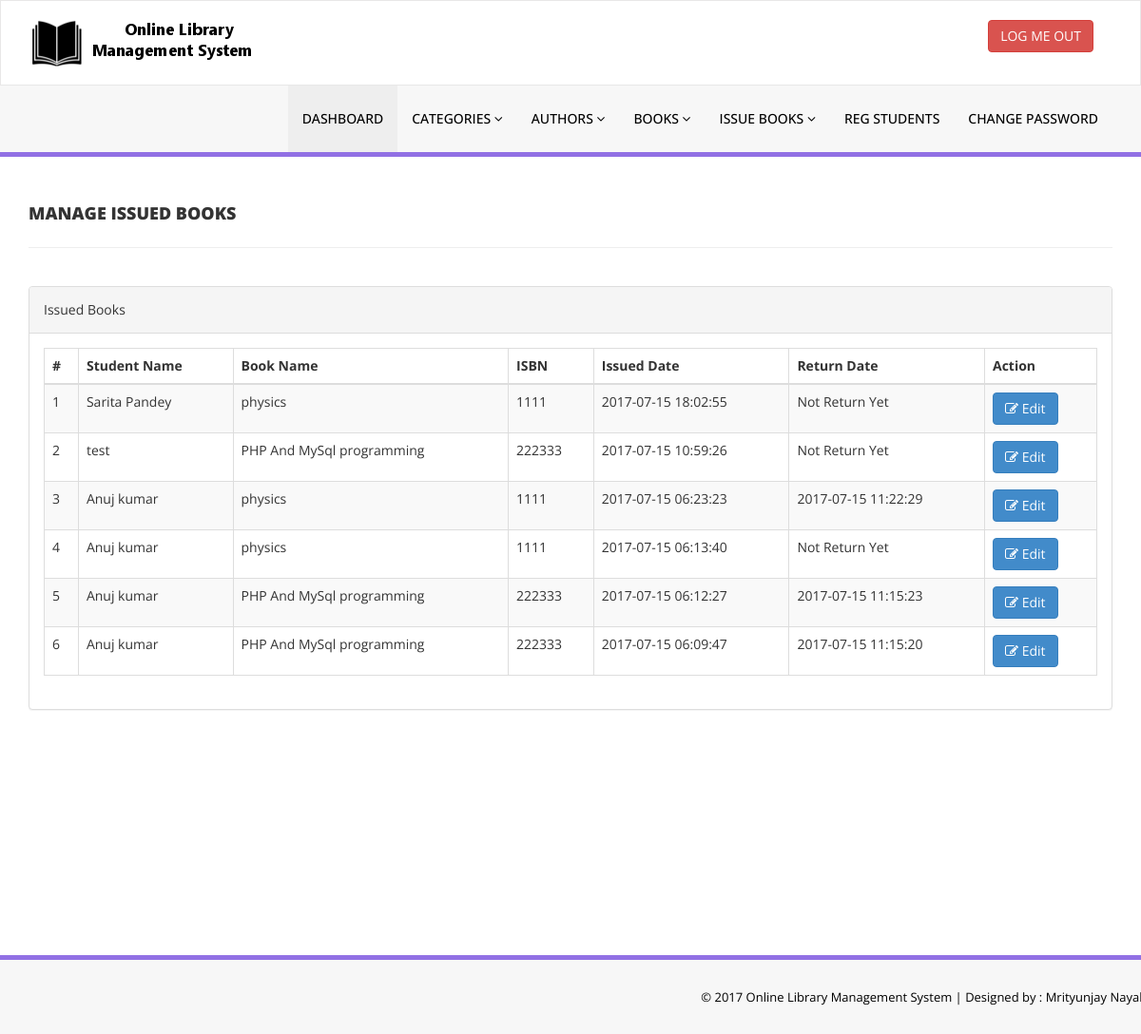
/library/admin/manage-issued-books.php (signed in), run on an earlier commit of the app's database.
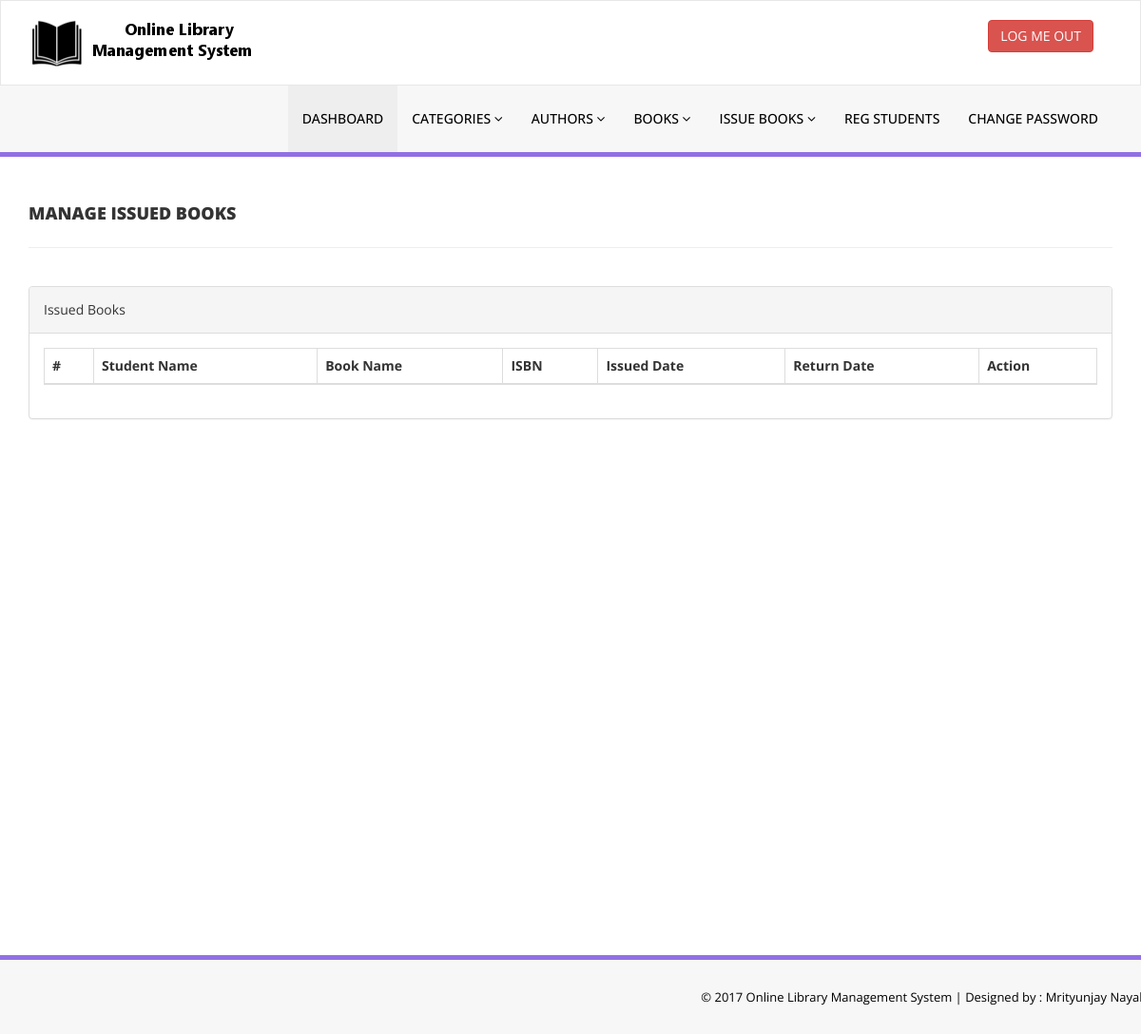
And on a later commit of the database.
### tables this page shows
CREATE TABLE `tblissuedbookdetails` (
  `id` int(11) NOT NULL,
  `BookId` int(11) DEFAULT NULL,
  `StudentID` varchar(150) DEFAULT NULL,
  `IssuesDate` timestamp NULL DEFAULT current_timestamp(),
  `ReturnDate` timestamp NULL DEFAULT NULL ON UPDATE current_timestamp(),
  `RetrunStatus` int(1) DEFAULT NULL,
  `fine` int(11) DEFAULT NULL
);

CREATE TABLE `tblstudents` (
  `id` int(11) NOT NULL,
  `StudentId` varchar(100) DEFAULT NULL,
  `FullName` varchar(120) DEFAULT NULL,
  `EmailId` varchar(120) DEFAULT NULL,
  `MobileNumber` char(11) DEFAULT NULL,
  `Password` varchar(120) DEFAULT NULL,
  `Status` int(1) DEFAULT NULL,
  `RegDate` timestamp NULL DEFAULT current_timestamp(),
  `UpdationDate` timestamp NULL DEFAULT NULL ON UPDATE current_timestamp()
);

CREATE TABLE `tblbooks` (
  `id` int(11) NOT NULL,
  `BookName` varchar(255) DEFAULT NULL,
  `CatId` int(11) DEFAULT NULL,
  `AuthorId` int(11) DEFAULT NULL,
  `ISBNNumber` int(11) DEFAULT NULL,
  `BookPrice` int(11) DEFAULT NULL,
  `RegDate` timestamp NULL DEFAULT current_timestamp(),
  `UpdationDate` timestamp NULL DEFAULT NULL ON UPDATE current_timestamp()
);

### library/admin/manage-issued-books.php (the view, shortened to what this page needs)
<?php
include('includes/config.php');
if(strlen($_SESSION['alogin'])==0)
    {
header('location:index.php');
}
else{
    ?>
<!DOCTYPE html>
<html xmlns="http://www.w3.org/1999/xhtml">
<head>
    <link href="assets/css/bootstrap.css" rel="stylesheet" />
    <link href="assets/css/font-awesome.css" rel="stylesheet" />
    <link href="assets/js/dataTables/dataTables.bootstrap.css" rel="stylesheet" />
    <link href="assets/css/style.css" rel="stylesheet" />
</head>
<body>
<?php include('includes/header.php');?>
    <div class="content-wrapper">
         <div class="container">
        <div class="row pad-botm">
            <div class="col-md-12">
                <h4 class="header-line">Manage Issued Books</h4>
    </div>
     <div class="row">
</div>
        </div>
            <div class="row">
                <div class="col-md-12">
                    <div class="panel panel-default">
                        <div class="panel-heading">
                          Issued Books
                        </div>
                        <div class="panel-body">
                            <div class="table-responsive">
                                <table class="table table-striped table-bordered table-hover" id="dataTables-example">
                                    <thead>
                                        <tr>
                                            <th>#</th>
                                            <th>Student Name</th>
                                            <th>Book Name</th>
                                            <th>ISBN </th>
                                            <th>Issued Date</th>
                                            <th>Return Date</th>
                                            <th>Action</th>
                                        </tr>
                                    </thead>
                                    <tbody>
<?php $sql = "SELECT tblstudents.FullName,tblbooks.BookName,tblbooks.ISBNNumber,tblissuedbookdetails.IssuesDate,tblissuedbookdetails.ReturnDate,tblissuedbookdetails.id as rid from  tblissuedbookdetails join tblstudents on tblstudents.StudentId=tblissuedbookdetails.StudentId join tblbooks on tblbooks.id=tblissuedbookdetails.BookId order by tblissuedbookdetails.id desc";
$query = $dbh -> prepare($sql);
$query->execute();
$results=$query->fetchAll(PDO::FETCH_OBJ);
$cnt=1;
if($query->rowCount() > 0)
{
foreach($results as $result)
{               ?>
                                        <tr class="odd gradeX">
                                            <td class="center"><?php echo htmlentities($cnt);?></td>
                                            <td class="center"><?php echo htmlentities($result->FullName);?></td>
                                            <td class="center"><?php echo htmlentities($result->BookName);?></td>
                                            <td class="center"><?php echo htmlentities($result->ISBNNumber);?></td>
                                            <td class="center"><?php echo htmlentities($result->IssuesDate);?></td>
                                            <td class="center"><?php if($result->ReturnDate=="")
                                            {
                                                echo htmlentities("Not Return Yet");
                                            } else {
                                            echo htmlentities($result->ReturnDate);
}
                                            ?></td>
                                            <td class="center">
                                            <a href="update-issue-bookdeails.php?rid=<?php echo htmlentities($result->rid);?>"><button class="btn btn-primary"><i class="fa fa-edit "></i> Edit</button>
                                            </td>
                                        </tr>
 <?php $cnt=$cnt+1;}} ?>
                                    </tbody>
                                </table>
                            </div>
                        </div>
                    </div>
                </div>
            </div>
    </div>
    </div>
  <?php include('includes/footer.php');?>
</body>
</html>
<?php } ?>

### library/admin/includes/header.php (shortened to what this page needs)
<div class="navbar navbar-inverse set-radius-zero" >
        <div class="container">
            <div class="navbar-header">
                <a class="navbar-brand">
                    <img src="assets/img/logo.png" />
                </a>
            </div>
            <div class="right-div">
                <a href="logout.php" class="btn btn-danger pull-right">LOG ME OUT</a>
            </div>
        </div>
    </div>
    <section class="menu-section">
        <div class="container">
            <div class="row ">
                <div class="col-md-12">
                    <div class="navbar-collapse collapse ">
                        <ul id="menu-top" class="nav navbar-nav navbar-right">
                            <li><a href="dashboard.php" class="menu-top-active">DASHBOARD</a></li>
                            <li>
                                <a href="#" class="dropdown-toggle" id="ddlmenuItem" data-toggle="dropdown"> Categories <i class="fa fa-angle-down"></i></a>
                            </li>
                            <li>
                                <a href="#" class="dropdown-toggle" id="ddlmenuItem" data-toggle="dropdown"> Authors <i class="fa fa-angle-down"></i></a>
                            </li>
 <li>
                                <a href="#" class="dropdown-toggle" id="ddlmenuItem" data-toggle="dropdown"> Books <i class="fa fa-angle-down"></i></a>
                            </li>
                           <li>
                                <a href="#" class="dropdown-toggle" id="ddlmenuItem" data-toggle="dropdown"> Issue Books <i class="fa fa-angle-down"></i></a>
                            </li>
                             <li><a href="reg-students.php">Reg Students</a></li>
  <li><a href="change-password.php">Change Password</a></li>
                        </ul>
                    </div>
                </div>
            </div>
        </div>
    </section>

### library/admin/includes/footer.php
<section class="footer-section">
     <div class="container">
         <div class="row">
             <div class="col-md-12">
                &copy; 2017 Online Library Management System | Designed by : Mrityunjay Nayak</a>
             </div>
         </div>
     </div>
 </section>

### library/admin/assets/css/style.css (style rules this page uses)
.set-radius-zero { border-radius:0px; -moz-border-radius:0px; -webkit-border-radius:0px; }
.content-wrapper { margin-top: 40px; min-height:800px; padding-bottom:90px; }
.header-line { font-weight:900; padding-bottom:25px; border-bottom:1px solid #eeeeee; text-transform:uppercase; }
.pad-botm { padding-bottom:30px; }
.right-div { float: right; padding: 20px; }
#menu-top a { color:#000; text-decoration:none; font-weight:500; padding: 25px 15px 25px 15px; text-transform:uppercase; }
.menu-section { background-color: #f7f7f7; border-bottom:5px solid #9170E4; width:100% }
.menu-top-active { background-color:#eeeeee; }
.navbar-inverse { background-color: #FFF; border-color: rgba(155, 153, 153, 0.23); }
.navbar { min-height: 90px; margin-bottom: 0px; }
.footer-section { padding:25px 50px 25px 50px; color:#000; font-size:13px; background-color: #f7f7f7; text-align:right; border-top:5px solid #9170E4; }

What changed in the data, as far as the page shows it:
removed tblissuedbookdetails: tblstudents.FullName "Sarita Pandey", BookId.BookName "physics", BookId.ISBNNumber "1111", IssuesDate "2017-07-15 18:02:55"
removed tblissuedbookdetails: tblstudents.FullName "test", BookId.BookName "PHP And MySql programming", BookId.ISBNNumber "222333", IssuesDate "2017-07-15 10:59:26"
removed tblissuedbookdetails: tblstudents.FullName "Anuj kumar", BookId.BookName "physics", BookId.ISBNNumber "1111", IssuesDate "2017-07-15 06:23:23", ReturnDate "2017-07-15 11:22:29"
removed tblissuedbookdetails: tblstudents.FullName "Anuj kumar", BookId.BookName "physics", BookId.ISBNNumber "1111", IssuesDate "2017-07-15 06:13:40"
removed tblissuedbookdetails: tblstudents.FullName "Anuj kumar", BookId.BookName "PHP And MySql programming", BookId.ISBNNumber "222333", IssuesDate "2017-07-15 06:12:27", ReturnDate "2017-07-15 11:15:23"
removed tblissuedbookdetails: tblstudents.FullName "Anuj kumar", BookId.BookName "PHP And MySql programming", BookId.ISBNNumber "222333", IssuesDate "2017-07-15 06:09:47", ReturnDate "2017-07-15 11:15:20"
